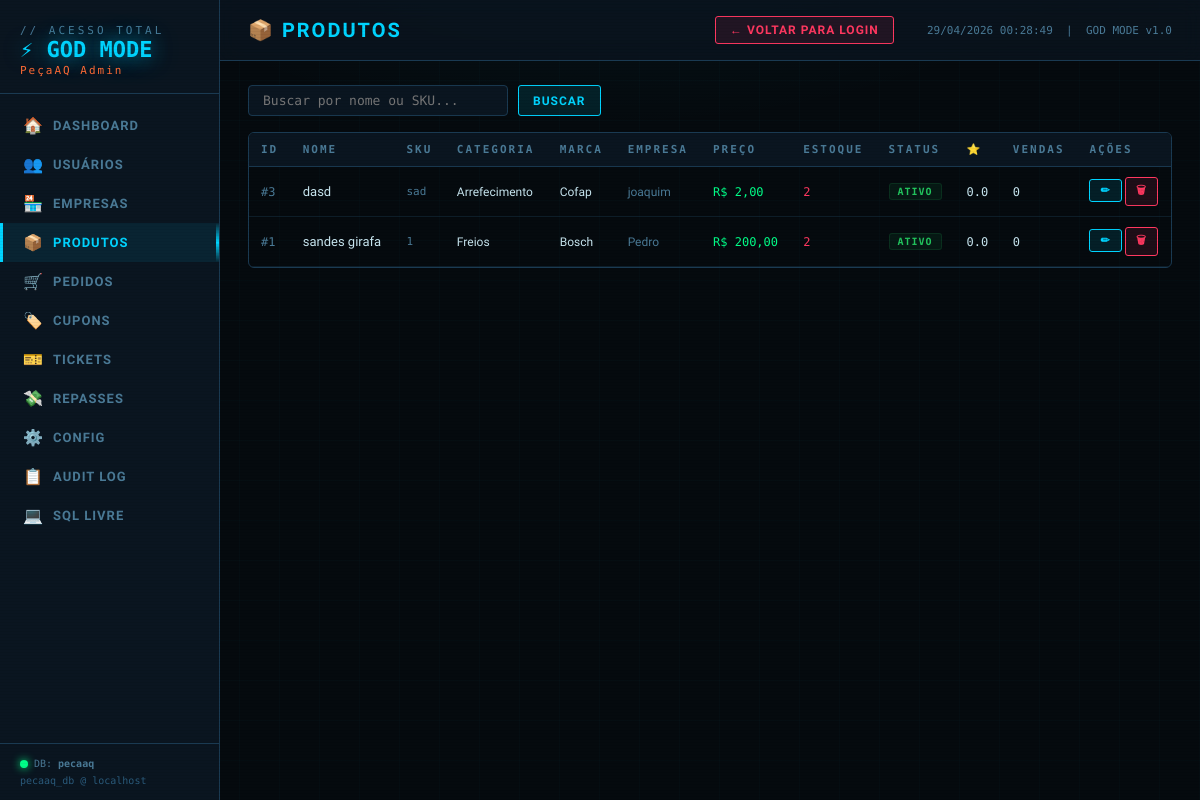
Screenshot of /godmode.php?tab=produtos with the database file from the repository.
### tables this page shows
CREATE TABLE `produtos` (
  `id` int(10) UNSIGNED NOT NULL,
  `empresa_id` int(10) UNSIGNED NOT NULL,
  `categoria_id` int(10) UNSIGNED NOT NULL,
  `marca_id` int(10) UNSIGNED DEFAULT NULL,
  `nome` varchar(200) NOT NULL,
  `slug` varchar(220) NOT NULL,
  `descricao` text DEFAULT NULL,
  `descricao_curta` varchar(500) DEFAULT NULL,
  `sku` varchar(60) NOT NULL COMMENT 'código interno',
  `codigo_oem` varchar(80) DEFAULT NULL,
  `preco` decimal(10,2) NOT NULL,
  `preco_custo` decimal(10,2) DEFAULT NULL,
  `preco_promocional` decimal(10,2) DEFAULT NULL,
  `promocao_inicio` date DEFAULT NULL,
  `promocao_fim` date DEFAULT NULL,
  `estoque` int(11) NOT NULL DEFAULT 0,
  `estoque_minimo` int(11) NOT NULL DEFAULT 5,
  `peso_kg` decimal(6,3) DEFAULT NULL,
  `disponibilidade` enum('em_estoque','pronta_entrega','encomenda','esgotado') NOT NULL DEFAULT 'em_estoque',
  `imagem_principal` varchar(500) DEFAULT NULL,
  `status` enum('ativo','inativo','rascunho','pendente') NOT NULL DEFAULT 'pendente',
  `destaque` tinyint(1) NOT NULL DEFAULT 0,
  `avaliacao_media` decimal(3,2) NOT NULL DEFAULT 0.00,
  `total_avaliacoes` int(10) UNSIGNED NOT NULL DEFAULT 0,
  `total_vendas` int(10) UNSIGNED NOT NULL DEFAULT 0,
  `visualizacoes` int(10) UNSIGNED NOT NULL DEFAULT 0,
  `criado_em` timestamp NOT NULL DEFAULT current_timestamp(),
  `atualizado_em` timestamp NOT NULL DEFAULT current_timestamp() ON UPDATE current_timestamp()
);

CREATE TABLE `categorias` (
  `id` int(10) UNSIGNED NOT NULL,
  `nome` varchar(80) NOT NULL,
  `slug` varchar(80) NOT NULL,
  `descricao` varchar(300) DEFAULT NULL,
  `icone` varchar(60) DEFAULT NULL COMMENT 'classe Font Awesome',
  `parent_id` int(10) UNSIGNED DEFAULT NULL COMMENT 'categoria pai',
  `ativo` tinyint(1) NOT NULL DEFAULT 1,
  `ordem` smallint(6) NOT NULL DEFAULT 0
);

CREATE TABLE `marcas` (
  `id` int(10) UNSIGNED NOT NULL,
  `nome` varchar(80) NOT NULL,
  `slug` varchar(80) NOT NULL,
  `logo_url` varchar(500) DEFAULT NULL,
  `pais` varchar(60) DEFAULT NULL,
  `ativo` tinyint(1) NOT NULL DEFAULT 1
);

CREATE TABLE `empresas` (
  `id` int(10) UNSIGNED NOT NULL,
  `usuario_id` int(10) UNSIGNED NOT NULL,
  `razao_social` varchar(200) NOT NULL,
  `nome_fantasia` varchar(200) NOT NULL,
  `cnpj` varchar(18) NOT NULL,
  `inscricao_estadual` varchar(30) DEFAULT NULL,
  `email_comercial` varchar(180) NOT NULL,
  `telefone_comercial` varchar(20) DEFAULT NULL,
  `whatsapp` varchar(20) DEFAULT NULL,
  `website` varchar(300) DEFAULT NULL,
  `logo_url` varchar(500) DEFAULT NULL,
  `descricao` text DEFAULT NULL,
  `categoria_principal` varchar(80) DEFAULT NULL,
  `endereco_id` int(10) UNSIGNED DEFAULT NULL,
  `status` enum('pendente','aprovada','suspensa','rejeitada') NOT NULL DEFAULT 'pendente',
  `verificada` tinyint(1) NOT NULL DEFAULT 0,
  `avaliacao_media` decimal(3,2) NOT NULL DEFAULT 0.00,
  `total_vendas` int(10) UNSIGNED NOT NULL DEFAULT 0,
  `criado_em` timestamp NOT NULL DEFAULT current_timestamp(),
  `atualizado_em` timestamp NOT NULL DEFAULT current_timestamp() ON UPDATE current_timestamp()
);

### godmode.php (the view, shortened to what this page needs)
<?php
$host = 'localhost';
$user = 'root';
$pass = '';
$db   = 'pecaaq';
$conn = @new mysqli($host, $user, $pass, $db);
$dbOk = !$conn->connect_error;
if ($dbOk) $conn->set_charset('utf8mb4');
function q($conn, $sql, $types = '', ...$vals) {
    $st = $conn->prepare($sql);
    $st->execute();
    return $st->get_result();
}
function esc($v) { return htmlspecialchars($v ?? '', ENT_QUOTES, 'UTF-8'); }
function rows($conn, $sql, $types = '', ...$vals) {
    $r = q($conn, $sql, $types, ...$vals);
    return $r ? $r->fetch_all(MYSQLI_ASSOC) : [];
}
$tab = $_GET['tab'] ?? 'dashboard';
$data = [];
if ($dbOk) {
    if ($tab === 'dashboard') {
        $data['total_usuarios']  = scalar($conn, 'SELECT COUNT(*) FROM usuarios');
        $data['total_produtos']  = scalar($conn, 'SELECT COUNT(*) FROM produtos');
        $data['total_pedidos']   = scalar($conn, 'SELECT COUNT(*) FROM pedidos');
        $data['total_empresas']  = scalar($conn, 'SELECT COUNT(*) FROM empresas');
        $data['receita_total']   = scalar($conn, "SELECT SUM(total) FROM pedidos WHERE status NOT IN ('cancelado','devolvido','reembolsado')") ?? 0;
        $data['pedidos_pend']    = scalar($conn, "SELECT COUNT(*) FROM pedidos WHERE status='aguardando_pagamento'");
        $data['tickets_abertos'] = scalar($conn, "SELECT COUNT(*) FROM tickets WHERE status='aberto'");
        $data['estoque_critico'] = scalar($conn, 'SELECT COUNT(*) FROM vw_estoque_critico');
        $data['pedidos_recentes']= rows($conn, 'SELECT p.numero, p.total, p.status, p.criado_em, u.nome, u.email FROM pedidos p JOIN usuarios u ON u.id=p.usuario_id ORDER BY p.criado_em DESC LIMIT 10');
        $data['prods_destaque']  = rows($conn, "SELECT nome, preco, estoque, status FROM produtos WHERE destaque=1 LIMIT 5");
    }
    elseif ($tab === 'produtos') {
        $busca = $conn->real_escape_string($_GET['busca'] ?? '');
        $where = $busca ? "WHERE p.nome LIKE '%$busca%' OR p.sku LIKE '%$busca%'" : '';
        $data['produtos'] = rows($conn, "SELECT p.id, p.nome, p.sku, p.preco, p.estoque, p.status, p.destaque, p.avaliacao_media, p.total_vendas, c.nome cat, m.nome marca, e.nome_fantasia empresa FROM produtos p LEFT JOIN categorias c ON c.id=p.categoria_id LEFT JOIN marcas m ON m.id=p.marca_id LEFT JOIN empresas e ON e.id=p.empresa_id $where ORDER BY p.criado_em DESC LIMIT 200");
    }
    elseif ($tab === 'empresas') {
        $data['empresas'] = rows($conn, "SELECT e.id, e.razao_social, e.nome_fantasia, e.cnpj, e.status, e.verificada, e.avaliacao_media, e.total_vendas, e.criado_em, u.email FROM empresas e JOIN usuarios u ON u.id=e.usuario_id ORDER BY e.criado_em DESC LIMIT 200");
    }
    elseif ($tab === 'cupons') {
        $data['cupons'] = rows($conn, "SELECT * FROM cupons ORDER BY criado_em DESC");
    }
    elseif ($tab === 'tickets') {
        $data['tickets'] = rows($conn, "SELECT t.id, t.numero, t.assunto, t.categoria, t.prioridade, t.status, t.criado_em, u.nome, u.email FROM tickets t JOIN usuarios u ON u.id=t.usuario_id ORDER BY FIELD(t.prioridade,'urgente','alta','media','baixa'), t.criado_em DESC LIMIT 200");
    }
    elseif ($tab === 'repasses') {
        $data['repasses'] = rows($conn, "SELECT r.id, r.valor_bruto, r.valor_taxa, r.valor_liquido, r.taxa_plat, r.status, r.criado_em, e.nome_fantasia FROM repasses r JOIN empresas e ON e.id=r.empresa_id ORDER BY r.criado_em DESC LIMIT 200");
    }
    elseif ($tab === 'config') {
        $data['configs'] = rows($conn, "SELECT * FROM configuracoes ORDER BY grupo, chave");
    }
    elseif ($tab === 'audit') {
        $data['logs'] = rows($conn, "SELECT a.id, a.acao, a.tabela, a.registro_id, a.ip, a.criado_em, u.nome, u.email FROM audit_logs a LEFT JOIN usuarios u ON u.id=a.usuario_id ORDER BY a.criado_em DESC LIMIT 300");
    }
    elseif ($tab === 'sql') {
        $data['sql_result'] = $_SESSION['sql_result'] ?? null;
        unset($_SESSION['sql_result']);
    }
}
$statusColors = [
    'ativo'=>'#22c55e','inativo'=>'#6b7280','suspenso'=>'#ef4444','pendente'=>'#f59e0b',
    'aprovada'=>'#22c55e','rejeitada'=>'#ef4444',
    'aguardando_pagamento'=>'#f59e0b','pagamento_aprovado'=>'#3b82f6',
    'em_separacao'=>'#8b5cf6','enviado'=>'#06b6d4','entregue'=>'#22c55e',
    'cancelado'=>'#ef4444','devolvido'=>'#f97316','reembolsado'=>'#ec4899',
    'aberto'=>'#ef4444','em_atendimento'=>'#f59e0b','resolvido'=>'#22c55e','fechado'=>'#6b7280',
    'pago'=>'#22c55e','processando'=>'#3b82f6','estornado'=>'#ef4444',
    'cliente'=>'#06b6d4','empresa'=>'#8b5cf6','admin'=>'#ef4444',
    'verificada'=>'#22c55e','pendente_ver'=>'#f59e0b',
    'urgente'=>'#ef4444','alta'=>'#f97316','media'=>'#f59e0b','baixa'=>'#6b7280',
];
?>
<!DOCTYPE html>
<html lang="pt-BR">
<head>
</head>
<body>
<div class="layout">
<aside class="sidebar">
  <div class="logo">
    <div class="logo-top">// ACESSO TOTAL</div>
    <div class="logo-main">⚡ GOD MODE</div>
    <div class="logo-sub">PeçaAQ Admin</div>
  </div>
  <nav class="nav">
    <?php
    $tabs = [
      'dashboard' => ['🏠', 'Dashboard'],
      'usuarios'  => ['👥', 'Usuários'],
      'empresas'  => ['🏪', 'Empresas'],
      'produtos'  => ['📦', 'Produtos'],
      'pedidos'   => ['🛒', 'Pedidos'],
      'cupons'    => ['🏷️', 'Cupons'],
      'tickets'   => ['🎫', 'Tickets'],
      'repasses'  => ['💸', 'Repasses'],
      'config'    => ['⚙️', 'Config'],
      'audit'     => ['📋', 'Audit Log'],
      'sql'       => ['💻', 'SQL Livre'],
    ];
    foreach ($tabs as $k => [$icon, $label]) {
      $cls = $tab === $k ? 'active' : '';
      echo "<a href='?tab=$k' class='$cls'><span class='nav-icon'>$icon</span> $label</a>";
    }
    ?>
  </nav>
  <div class="sidebar-footer">
    <div class="db-status">
      <div class="dot <?= $dbOk ? 'dot-ok' : 'dot-err' ?>"></div>
      <?= $dbOk ? "DB: <strong>$db</strong>" : "DB: OFFLINE" ?>
    </div>
    <div style="margin-top:6px; color: #2a5a7a;">pecaaq_db @ <?= $host ?></div>
  </div>
</aside>
<main class="main">
 <div class="topbar">
    <div class="page-title">
        <?= esc($tabs[$tab][0]) ?> <span><?= esc($tabs[$tab][1]) ?></span>
    </div>
    <div class="topbar-right">
        <a href="login/indexLogin.php" class="btn btn-danger">
            ← Voltar para Login
        </a>
        <?= date('d/m/Y H:i:s') ?> &nbsp;|&nbsp; GOD MODE v1.0
    </div>
</div>
  <div class="content">
    <?php if (!$dbOk): ?>
    <div class="no-db">
      <div class="no-db-icon">💀</div>
      <div class="no-db-title">BANCO INACESSÍVEL</div>
      <div class="no-db-msg">Não foi possível conectar ao banco de dados. Verifique se o MySQL/MariaDB está rodando e o banco <strong>pecaaq</strong> existe.</div>
      <div class="no-db-code">Host: <?= $host ?> | DB: <?= $db ?> | User: <?= $user ?></div>
      <div class="no-db-msg" style="font-size:12px;color:#1a3a52;">Edite as variáveis $host/$user/$pass/$db no topo deste arquivo para alterar a conexão.</div>
    </div>
    <?php elseif ($tab === 'produtos'): ?>
    <form method="get" style="margin-bottom:16px;display:flex;gap:10px;">
      <input class="search-box" type="text" name="busca" placeholder="Buscar por nome ou SKU..." value="<?= esc($_GET['busca']??'') ?>">
      <button type="submit" class="btn btn-primary">Buscar</button>
    </form>
    <div class="table-wrap">
      <table>
        <thead><tr><th>ID</th><th>Nome</th><th>SKU</th><th>Categoria</th><th>Marca</th><th>Empresa</th><th>Preço</th><th>Estoque</th><th>Status</th><th>⭐</th><th>Vendas</th><th>Ações</th></tr></thead>
        <tbody>
        <?php foreach ($data['produtos'] as $p):
          $sc = $statusColors[$p['status']] ?? '#6b7280';
        ?>
        <tr>
          <td class="mono" style="color:var(--muted)">#<?= $p['id'] ?></td>
          <td class="overflow-text" style="max-width:160px"><?= esc($p['nome']) ?><?= $p['destaque'] ? ' 🌟' : '' ?></td>
          <td class="mono" style="font-size:11px;color:var(--muted)"><?= esc($p['sku']) ?></td>
          <td style="font-size:12px"><?= esc($p['cat']) ?></td>
          <td style="font-size:12px"><?= esc($p['marca']) ?></td>
          <td style="font-size:12px;color:var(--muted)"><?= esc($p['empresa']) ?></td>
          <td class="mono" style="color:var(--green)">R$ <?= number_format($p['preco'],2,',','.') ?></td>
          <td class="mono" style="color:<?= $p['estoque'] <= 5 ? 'var(--red)' : 'var(--text)' ?>"><?= $p['estoque'] ?></td>
          <td><span class="badge" style="color:<?= $sc ?>;border-color:<?= $sc ?>20;background:<?= $sc ?>15"><?= esc($p['status']) ?></span></td>
          <td class="mono" style="font-size:12px"><?= number_format($p['avaliacao_media'],1) ?></td>
          <td class="mono"><?= $p['total_vendas'] ?></td>
          <td style="white-space:nowrap">
            <button class="btn btn-primary btn-sm" onclick="toggleEdit('ep-<?= $p['id'] ?>')">✏</button>
            <form method="post" style="display:inline" onsubmit="return confirm('Deletar produto?')">
              <button class="btn btn-danger btn-sm">🗑</button>
            </form>
          </td>
        </tr>
        <?php endforeach; ?>
        </tbody>
      </table>
    </div>
    <?php endif; ?>
  </div>
</main>
</div>
</body>
</html>

### rows the page displays
produtos: id "3", nome "dasd", sku "sad", categoria.nome "Arrefecimento", marca.nome "Cofap", empresa.nome_fantasia "joaquim", preco "2,00", estoque "2", status "ATIVO", avaliacao_media "0.0", total_vendas "0"
produtos: id "1", nome "sandes girafa", sku "1", categoria.nome "Freios", marca.nome "Bosch", empresa.nome_fantasia "Pedro", preco "200,00", estoque "2", status "ATIVO", avaliacao_media "0.0", total_vendas "0"

### other values shown
$icon "🏠"
$label "DASHBOARD"
$icon "👥"
$label "USUÁRIOS"
$icon "🏪"
$label "EMPRESAS"
$icon "📦"
$label "PRODUTOS"
$icon "🛒"
$label "PEDIDOS"
$icon "🏷️"
$label "CUPONS"
$icon "🎫"
$label "TICKETS"
$icon "💸"
